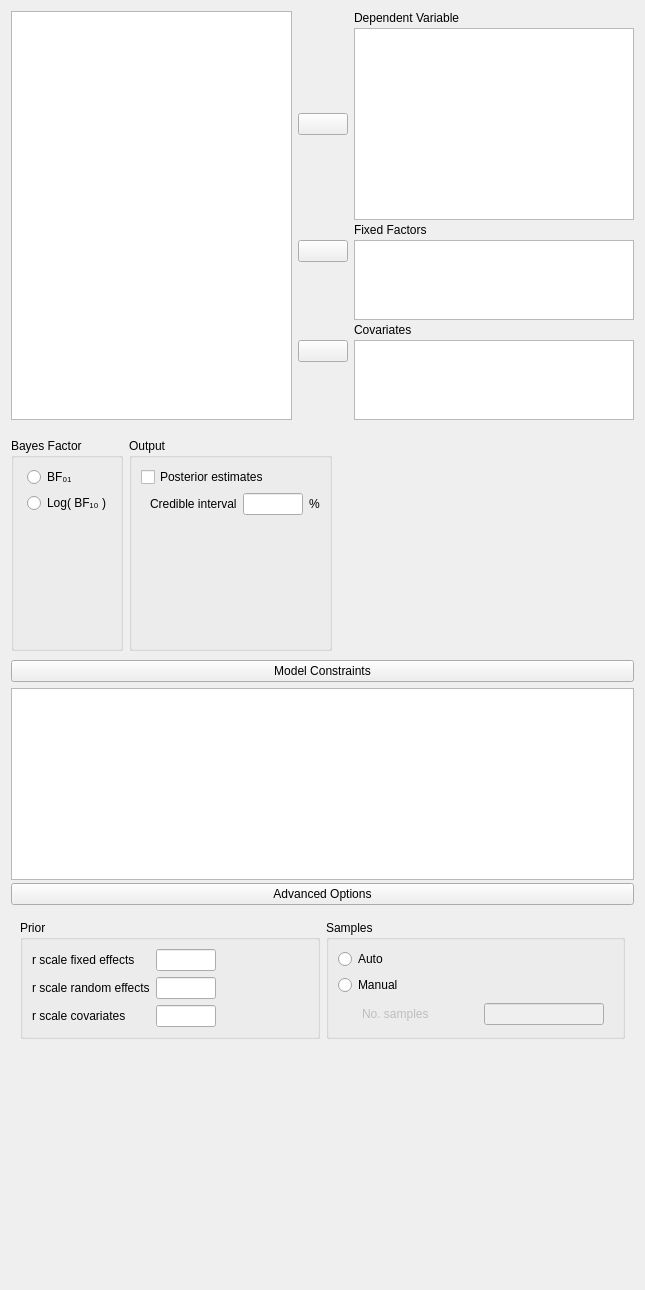
<?xml version="1.0" encoding="UTF-8"?>
<ui version="4.0">
 <class>BainAncovaBayesianForm</class>
 <widget class="QWidget" name="BainAncovaBayesianForm">
  <property name="geometry">
   <rect>
    <x>0</x>
    <y>0</y>
    <width>645</width>
    <height>1290</height>
   </rect>
  </property>
  <property name="sizePolicy">
   <sizepolicy hsizetype="Fixed" vsizetype="Preferred">
    <horstretch>0</horstretch>
    <verstretch>0</verstretch>
   </sizepolicy>
  </property>
  <property name="windowTitle">
   <string>Form</string>
  </property>
  <layout class="QGridLayout" name="gridLayout">
   <property name="verticalSpacing">
    <number>0</number>
   </property>
   <item row="6" column="0">
    <spacer name="verticalSpacer_5">
     <property name="orientation">
      <enum>Qt::Vertical</enum>
     </property>
     <property name="sizeHint" stdset="0">
      <size>
       <width>20</width>
       <height>40</height>
      </size>
     </property>
    </spacer>
   </item>
   <item row="1" column="0">
    <widget class="QWidget" name="widget_12" native="true">
     <property name="sizePolicy">
      <sizepolicy hsizetype="Maximum" vsizetype="Minimum">
       <horstretch>0</horstretch>
       <verstretch>0</verstretch>
      </sizepolicy>
     </property>
     <layout class="QGridLayout" name="gridLayout_4">
      <property name="leftMargin">
       <number>0</number>
      </property>
      <property name="rightMargin">
       <number>0</number>
      </property>
      <property name="bottomMargin">
       <number>0</number>
      </property>
      <item row="0" column="1">
       <widget class="GroupBox" name="groupBox_3">
        <property name="sizePolicy">
         <sizepolicy hsizetype="Fixed" vsizetype="Minimum">
          <horstretch>0</horstretch>
          <verstretch>0</verstretch>
         </sizepolicy>
        </property>
        <property name="title">
         <string>Output</string>
        </property>
        <layout class="QGridLayout" name="gridLayout_8">
         <item row="0" column="0" colspan="2">
          <widget class="BoundCheckBox" name="posteriorEstimates">
           <property name="sizePolicy">
            <sizepolicy hsizetype="Fixed" vsizetype="Fixed">
             <horstretch>0</horstretch>
             <verstretch>0</verstretch>
            </sizepolicy>
           </property>
           <property name="text">
            <string>Posterior estimates</string>
           </property>
          </widget>
         </item>
         <item row="2" column="0">
          <spacer name="verticalSpacer_7">
           <property name="orientation">
            <enum>Qt::Vertical</enum>
           </property>
           <property name="sizeHint" stdset="0">
            <size>
             <width>20</width>
             <height>40</height>
            </size>
           </property>
          </spacer>
         </item>
         <item row="1" column="0" colspan="3">
          <widget class="QWidget" name="widgetPosteriorOptions" native="true">
           <layout class="QGridLayout" name="gridLayout_12">
            <property name="topMargin">
             <number>0</number>
            </property>
            <property name="rightMargin">
             <number>0</number>
            </property>
            <property name="bottomMargin">
             <number>0</number>
            </property>
            <property name="verticalSpacing">
             <number>3</number>
            </property>
            <item row="0" column="2">
             <widget class="QLabel" name="label_7">
              <property name="sizePolicy">
               <sizepolicy hsizetype="Fixed" vsizetype="Fixed">
                <horstretch>0</horstretch>
                <verstretch>0</verstretch>
               </sizepolicy>
              </property>
              <property name="text">
               <string>%</string>
              </property>
             </widget>
            </item>
            <item row="0" column="1">
             <widget class="BoundTextBox" name="posteriorEstimatesCredibleIntervalInterval">
              <property name="sizePolicy">
               <sizepolicy hsizetype="Fixed" vsizetype="Preferred">
                <horstretch>0</horstretch>
                <verstretch>0</verstretch>
               </sizepolicy>
              </property>
              <property name="minimumSize">
               <size>
                <width>60</width>
                <height>0</height>
               </size>
              </property>
              <property name="maximumSize">
               <size>
                <width>60</width>
                <height>16777215</height>
               </size>
              </property>
             </widget>
            </item>
            <item row="0" column="0">
             <widget class="QLabel" name="label_6">
              <property name="sizePolicy">
               <sizepolicy hsizetype="Fixed" vsizetype="Fixed">
                <horstretch>0</horstretch>
                <verstretch>0</verstretch>
               </sizepolicy>
              </property>
              <property name="text">
               <string>Credible interval</string>
              </property>
             </widget>
            </item>
           </layout>
          </widget>
         </item>
        </layout>
       </widget>
      </item>
      <item row="0" column="0">
       <widget class="BoundGroupBox" name="bayesFactorType">
        <property name="sizePolicy">
         <sizepolicy hsizetype="Fixed" vsizetype="Minimum">
          <horstretch>0</horstretch>
          <verstretch>0</verstretch>
         </sizepolicy>
        </property>
        <property name="title">
         <string>Bayes Factor</string>
        </property>
        <property name="flat">
         <bool>false</bool>
        </property>
        <layout class="QGridLayout" name="gridLayout_13">
         <property name="leftMargin">
          <number>13</number>
         </property>
         <item row="1" column="0">
          <widget class="QRadioButton" name="_3">
           <property name="sizePolicy">
            <sizepolicy hsizetype="Fixed" vsizetype="Fixed">
             <horstretch>0</horstretch>
             <verstretch>0</verstretch>
            </sizepolicy>
           </property>
           <property name="text">
            <string>Log( BF₁₀ )</string>
           </property>
          </widget>
         </item>
         <item row="2" column="0">
          <spacer name="verticalSpacer_4">
           <property name="orientation">
            <enum>Qt::Vertical</enum>
           </property>
           <property name="sizeHint" stdset="0">
            <size>
             <width>20</width>
             <height>40</height>
            </size>
           </property>
          </spacer>
         </item>
         <item row="0" column="0">
          <widget class="QRadioButton" name="_2">
           <property name="sizePolicy">
            <sizepolicy hsizetype="Fixed" vsizetype="Fixed">
             <horstretch>0</horstretch>
             <verstretch>0</verstretch>
            </sizepolicy>
           </property>
           <property name="text">
            <string>BF₀₁</string>
           </property>
          </widget>
         </item>
        </layout>
       </widget>
      </item>
     </layout>
    </widget>
   </item>
   <item row="2" column="0">
    <widget class="QWidget" name="widget_11" native="true">
     <layout class="QGridLayout" name="gridLayout_6">
      <property name="leftMargin">
       <number>0</number>
      </property>
      <property name="topMargin">
       <number>0</number>
      </property>
      <property name="rightMargin">
       <number>0</number>
      </property>
      <property name="bottomMargin">
       <number>0</number>
      </property>
      <property name="verticalSpacing">
       <number>0</number>
      </property>
     </layout>
    </widget>
   </item>
   <item row="4" column="0">
    <widget class="QWidget" name="constraintsWidget" native="true">
     <layout class="QGridLayout" name="gridLayout_10">
      <property name="leftMargin">
       <number>0</number>
      </property>
      <property name="rightMargin">
       <number>0</number>
      </property>
      <property name="bottomMargin">
       <number>3</number>
      </property>
      <item row="2" column="0">
       <widget class="QWidget" name="model_constraints" native="true">
        <layout class="QGridLayout" name="gridLayout_16">
         <property name="leftMargin">
          <number>0</number>
         </property>
         <property name="topMargin">
          <number>0</number>
         </property>
         <property name="rightMargin">
          <number>0</number>
         </property>
         <property name="bottomMargin">
          <number>0</number>
         </property>
         <item row="0" column="1">
          <widget class="BoundTextEdit" name="model"/>
         </item>
        </layout>
       </widget>
      </item>
      <item row="0" column="0">
       <widget class="ExpanderButton" name="constraintsExpander">
        <property name="text">
         <string>Model Constraints</string>
        </property>
       </widget>
      </item>
     </layout>
    </widget>
   </item>
   <item row="5" column="0">
    <widget class="QWidget" name="advancedBox" native="true">
     <layout class="QGridLayout" name="gridLayout_2">
      <property name="leftMargin">
       <number>0</number>
      </property>
      <property name="topMargin">
       <number>0</number>
      </property>
      <property name="rightMargin">
       <number>0</number>
      </property>
      <item row="3" column="0" rowspan="2" colspan="2">
       <widget class="QWidget" name="advancedOptions" native="true">
        <layout class="QGridLayout" name="gridLayout_7">
         <item row="0" column="0">
          <widget class="GroupBox" name="groupBox_2">
           <property name="maximumSize">
            <size>
             <width>300</width>
             <height>16777215</height>
            </size>
           </property>
           <property name="title">
            <string>Prior</string>
           </property>
           <layout class="QGridLayout" name="gridLayout_9">
            <item row="1" column="2">
             <spacer name="horizontalSpacer_2">
              <property name="orientation">
               <enum>Qt::Horizontal</enum>
              </property>
              <property name="sizeHint" stdset="0">
               <size>
                <width>293</width>
                <height>20</height>
               </size>
              </property>
             </spacer>
            </item>
            <item row="0" column="2">
             <spacer name="horizontalSpacer">
              <property name="orientation">
               <enum>Qt::Horizontal</enum>
              </property>
              <property name="sizeHint" stdset="0">
               <size>
                <width>293</width>
                <height>20</height>
               </size>
              </property>
             </spacer>
            </item>
            <item row="1" column="1">
             <widget class="BoundTextBox" name="priorRandomEffects">
              <property name="minimumSize">
               <size>
                <width>60</width>
                <height>0</height>
               </size>
              </property>
              <property name="maximumSize">
               <size>
                <width>60</width>
                <height>16777215</height>
               </size>
              </property>
             </widget>
            </item>
            <item row="4" column="0">
             <widget class="QLabel" name="label_8">
              <property name="text">
               <string>r scale covariates</string>
              </property>
             </widget>
            </item>
            <item row="1" column="0">
             <widget class="QLabel" name="label_9">
              <property name="text">
               <string>r scale random effects</string>
              </property>
             </widget>
            </item>
            <item row="0" column="0">
             <widget class="QLabel" name="label_10">
              <property name="text">
               <string>r scale fixed effects</string>
              </property>
             </widget>
            </item>
            <item row="0" column="1">
             <widget class="BoundTextBox" name="priorFixedEffects">
              <property name="minimumSize">
               <size>
                <width>60</width>
                <height>0</height>
               </size>
              </property>
              <property name="maximumSize">
               <size>
                <width>60</width>
                <height>16777215</height>
               </size>
              </property>
             </widget>
            </item>
            <item row="4" column="1">
             <widget class="BoundTextBox" name="priorCovariates">
              <property name="minimumSize">
               <size>
                <width>60</width>
                <height>0</height>
               </size>
              </property>
              <property name="maximumSize">
               <size>
                <width>60</width>
                <height>16777215</height>
               </size>
              </property>
             </widget>
            </item>
            <item row="4" column="2">
             <spacer name="horizontalSpacer_3">
              <property name="orientation">
               <enum>Qt::Horizontal</enum>
              </property>
              <property name="sizeHint" stdset="0">
               <size>
                <width>293</width>
                <height>20</height>
               </size>
              </property>
             </spacer>
            </item>
           </layout>
          </widget>
         </item>
         <item row="0" column="1">
          <widget class="BoundGroupBox" name="sampleMode">
           <property name="title">
            <string>Samples</string>
           </property>
           <layout class="QGridLayout" name="gridLayout_14">
            <item row="1" column="0">
             <widget class="QRadioButton" name="_2fixed">
              <property name="text">
               <string>Manual</string>
              </property>
             </widget>
            </item>
            <item row="2" column="0">
             <widget class="QWidget" name="fixedSamplesNumberContainer" native="true">
              <property name="enabled">
               <bool>false</bool>
              </property>
              <layout class="QGridLayout" name="gridLayout_15">
               <property name="leftMargin">
                <number>24</number>
               </property>
               <property name="topMargin">
                <number>0</number>
               </property>
               <property name="bottomMargin">
                <number>0</number>
               </property>
               <item row="0" column="0">
                <widget class="QLabel" name="label_11">
                 <property name="text">
                  <string>No. samples</string>
                 </property>
                </widget>
               </item>
               <item row="0" column="1">
                <widget class="BoundTextBox" name="fixedSamplesNumber">
                 <property name="maximumSize">
                  <size>
                   <width>120</width>
                   <height>16777215</height>
                  </size>
                 </property>
                </widget>
               </item>
              </layout>
             </widget>
            </item>
            <item row="0" column="0">
             <widget class="QRadioButton" name="_1auto">
              <property name="text">
               <string>Auto</string>
              </property>
             </widget>
            </item>
           </layout>
          </widget>
         </item>
        </layout>
       </widget>
      </item>
      <item row="0" column="0" rowspan="2" colspan="2">
       <widget class="ExpanderButton" name="expanderAdvanced">
        <property name="text">
         <string>Advanced Options</string>
        </property>
       </widget>
      </item>
     </layout>
    </widget>
   </item>
   <item row="0" column="0">
    <widget class="QWidget" name="topWidget" native="true">
     <layout class="QGridLayout" name="gridLayout_3">
      <property name="leftMargin">
       <number>0</number>
      </property>
      <property name="topMargin">
       <number>0</number>
      </property>
      <property name="rightMargin">
       <number>0</number>
      </property>
      <property name="verticalSpacing">
       <number>3</number>
      </property>
      <item row="3" column="1">
       <widget class="AssignButton" name="buttonAssignFixed">
        <property name="sizePolicy">
         <sizepolicy hsizetype="Fixed" vsizetype="Fixed">
          <horstretch>0</horstretch>
          <verstretch>0</verstretch>
         </sizepolicy>
        </property>
        <property name="minimumSize">
         <size>
          <width>50</width>
          <height>0</height>
         </size>
        </property>
        <property name="maximumSize">
         <size>
          <width>50</width>
          <height>16777215</height>
         </size>
        </property>
        <property name="text">
         <string/>
        </property>
       </widget>
      </item>
      <item row="1" column="1">
       <widget class="AssignButton" name="buttonAssignDependent">
        <property name="sizePolicy">
         <sizepolicy hsizetype="Fixed" vsizetype="Fixed">
          <horstretch>0</horstretch>
          <verstretch>0</verstretch>
         </sizepolicy>
        </property>
        <property name="minimumSize">
         <size>
          <width>50</width>
          <height>0</height>
         </size>
        </property>
        <property name="maximumSize">
         <size>
          <width>50</width>
          <height>16777215</height>
         </size>
        </property>
        <property name="text">
         <string/>
        </property>
       </widget>
      </item>
      <item row="5" column="2">
       <widget class="QLabel" name="label_4">
        <property name="sizePolicy">
         <sizepolicy hsizetype="Fixed" vsizetype="Preferred">
          <horstretch>0</horstretch>
          <verstretch>0</verstretch>
         </sizepolicy>
        </property>
        <property name="text">
         <string>Covariates</string>
        </property>
       </widget>
      </item>
      <item row="0" column="2">
       <widget class="QLabel" name="label">
        <property name="sizePolicy">
         <sizepolicy hsizetype="Fixed" vsizetype="Preferred">
          <horstretch>0</horstretch>
          <verstretch>0</verstretch>
         </sizepolicy>
        </property>
        <property name="text">
         <string>Dependent Variable</string>
        </property>
       </widget>
      </item>
      <item row="3" column="2" rowspan="2">
       <widget class="BoundListView" name="fixedFactors">
        <property name="sizePolicy">
         <sizepolicy hsizetype="Expanding" vsizetype="Fixed">
          <horstretch>0</horstretch>
          <verstretch>1</verstretch>
         </sizepolicy>
        </property>
        <property name="minimumSize">
         <size>
          <width>0</width>
          <height>80</height>
         </size>
        </property>
        <property name="maximumSize">
         <size>
          <width>16777215</width>
          <height>80</height>
         </size>
        </property>
        <property name="selectionMode">
         <enum>QAbstractItemView::ExtendedSelection</enum>
        </property>
       </widget>
      </item>
      <item row="4" column="1">
       <spacer name="verticalSpacer_3">
        <property name="orientation">
         <enum>Qt::Vertical</enum>
        </property>
        <property name="sizeHint" stdset="0">
         <size>
          <width>20</width>
          <height>5</height>
         </size>
        </property>
       </spacer>
      </item>
      <item row="7" column="1">
       <spacer name="verticalSpacer_2">
        <property name="orientation">
         <enum>Qt::Vertical</enum>
        </property>
        <property name="sizeHint" stdset="0">
         <size>
          <width>20</width>
          <height>5</height>
         </size>
        </property>
       </spacer>
      </item>
      <item row="1" column="2">
       <widget class="boundSingleItemView" name="dependent">
        <property name="sizePolicy">
         <sizepolicy hsizetype="Expanding" vsizetype="Fixed">
          <horstretch>0</horstretch>
          <verstretch>0</verstretch>
         </sizepolicy>
        </property>
        <property name="minimumSize">
         <size>
          <width>0</width>
          <height>0</height>
         </size>
        </property>
        <property name="maximumSize">
         <size>
          <width>16777215</width>
          <height>16777215</height>
         </size>
        </property>
        <property name="selectionMode">
         <enum>QAbstractItemView::ExtendedSelection</enum>
        </property>
       </widget>
      </item>
      <item row="6" column="1">
       <widget class="AssignButton" name="buttonAssignCovariates">
        <property name="sizePolicy">
         <sizepolicy hsizetype="Fixed" vsizetype="Fixed">
          <horstretch>0</horstretch>
          <verstretch>0</verstretch>
         </sizepolicy>
        </property>
        <property name="minimumSize">
         <size>
          <width>50</width>
          <height>0</height>
         </size>
        </property>
        <property name="maximumSize">
         <size>
          <width>50</width>
          <height>16777215</height>
         </size>
        </property>
        <property name="text">
         <string/>
        </property>
       </widget>
      </item>
      <item row="2" column="2">
       <widget class="QLabel" name="label_2">
        <property name="sizePolicy">
         <sizepolicy hsizetype="Fixed" vsizetype="Preferred">
          <horstretch>0</horstretch>
          <verstretch>0</verstretch>
         </sizepolicy>
        </property>
        <property name="text">
         <string>Fixed Factors</string>
        </property>
       </widget>
      </item>
      <item row="6" column="2" rowspan="2">
       <widget class="BoundListView" name="covariates">
        <property name="sizePolicy">
         <sizepolicy hsizetype="Expanding" vsizetype="Fixed">
          <horstretch>0</horstretch>
          <verstretch>0</verstretch>
         </sizepolicy>
        </property>
        <property name="minimumSize">
         <size>
          <width>0</width>
          <height>80</height>
         </size>
        </property>
        <property name="maximumSize">
         <size>
          <width>16777215</width>
          <height>80</height>
         </size>
        </property>
        <property name="selectionMode">
         <enum>QAbstractItemView::ExtendedSelection</enum>
        </property>
       </widget>
      </item>
      <item row="0" column="0" rowspan="8">
       <widget class="AvailableFieldsListView" name="listAvailableFields">
        <property name="sizePolicy">
         <sizepolicy hsizetype="Expanding" vsizetype="Preferred">
          <horstretch>0</horstretch>
          <verstretch>0</verstretch>
         </sizepolicy>
        </property>
        <property name="minimumSize">
         <size>
          <width>0</width>
          <height>0</height>
         </size>
        </property>
        <property name="maximumSize">
         <size>
          <width>16777215</width>
          <height>16777215</height>
         </size>
        </property>
        <property name="selectionMode">
         <enum>QAbstractItemView::ExtendedSelection</enum>
        </property>
       </widget>
      </item>
     </layout>
    </widget>
   </item>
  </layout>
 </widget>
 <customwidgets>
  <customwidget>
   <class>BoundCheckBox</class>
   <extends>QCheckBox</extends>
   <header>widgets/boundcheckbox.h</header>
  </customwidget>
  <customwidget>
   <class>BoundGroupBox</class>
   <extends>QGroupBox</extends>
   <header>widgets/boundgroupbox.h</header>
   <container>1</container>
  </customwidget>
  <customwidget>
   <class>GroupBox</class>
   <extends>QGroupBox</extends>
   <header>widgets/groupbox.h</header>
   <container>1</container>
  </customwidget>
  <customwidget>
   <class>BoundTextBox</class>
   <extends>QLineEdit</extends>
   <header>widgets/boundtextbox.h</header>
  </customwidget>
  <customwidget>
   <class>AssignButton</class>
   <extends>QPushButton</extends>
   <header>widgets/assignbutton.h</header>
  </customwidget>
  <customwidget>
   <class>AvailableFieldsListView</class>
   <extends>QListView</extends>
   <header>widgets/availablefieldslistview.h</header>
  </customwidget>
  <customwidget>
   <class>BoundListView</class>
   <extends>QListView</extends>
   <header>widgets/boundlistview.h</header>
  </customwidget>
  <customwidget>
   <class>boundSingleItemView</class>
   <extends>QListView</extends>
   <header>widgets/boundsingleitemview.h</header>
  </customwidget>
  <customwidget>
   <class>ExpanderButton</class>
   <extends>QPushButton</extends>
   <header>widgets/expanderbutton.h</header>
  </customwidget>
  <customwidget>
   <class>BoundTextEdit</class>
   <extends>QPlainTextEdit</extends>
   <header>widgets/boundtextedit.h</header>
  </customwidget>
 </customwidgets>
 <resources/>
 <connections>
  <connection>
   <sender>_2fixed</sender>
   <signal>toggled(bool)</signal>
   <receiver>fixedSamplesNumberContainer</receiver>
   <slot>setEnabled(bool)</slot>
   <hints>
    <hint type="sourcelabel">
     <x>506</x>
     <y>1084</y>
    </hint>
    <hint type="destinationlabel">
     <x>506</x>
     <y>1111</y>
    </hint>
   </hints>
  </connection>
 </connections>
</ui>
